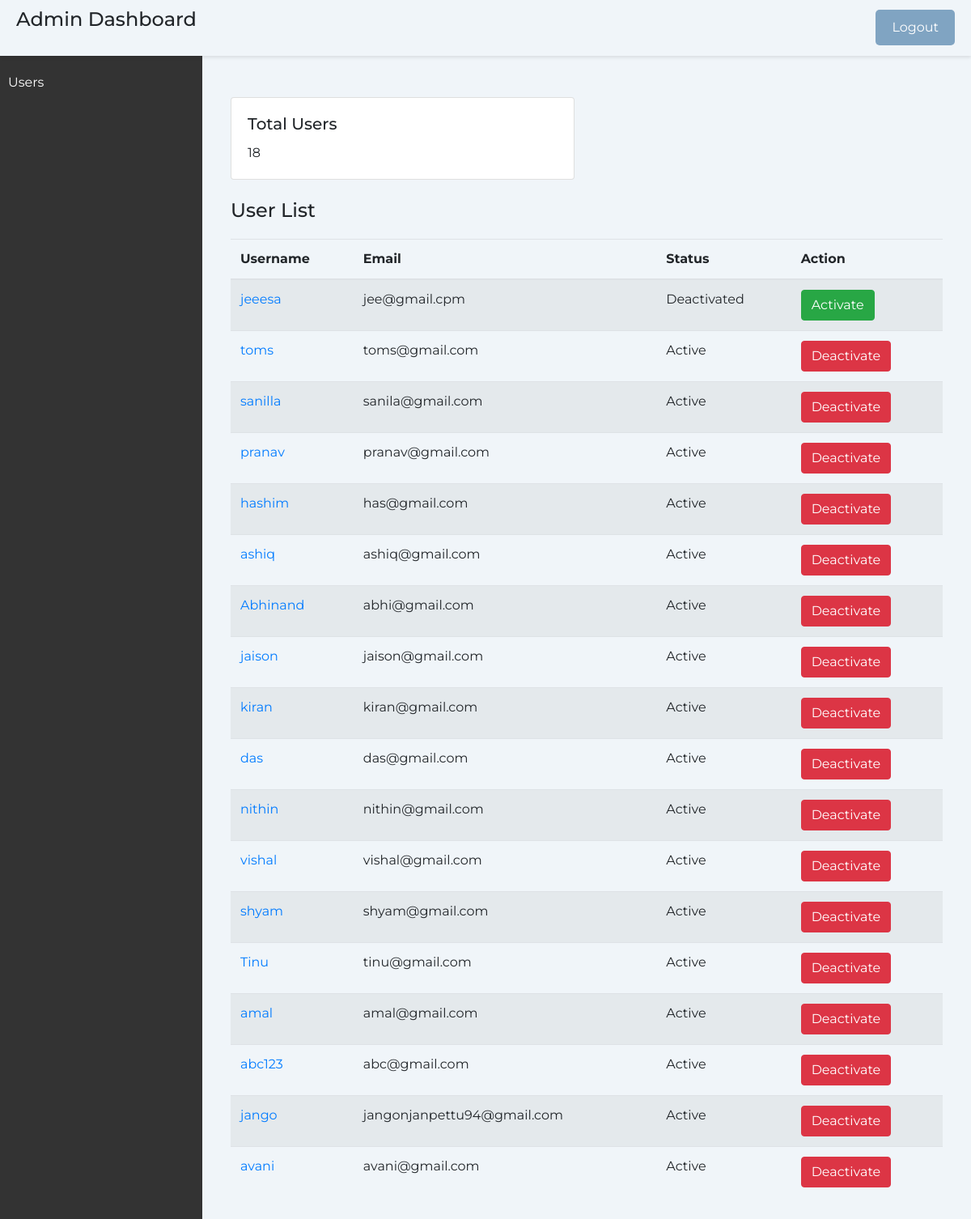
Before: /admin_index/ (signed in) with the older database file.
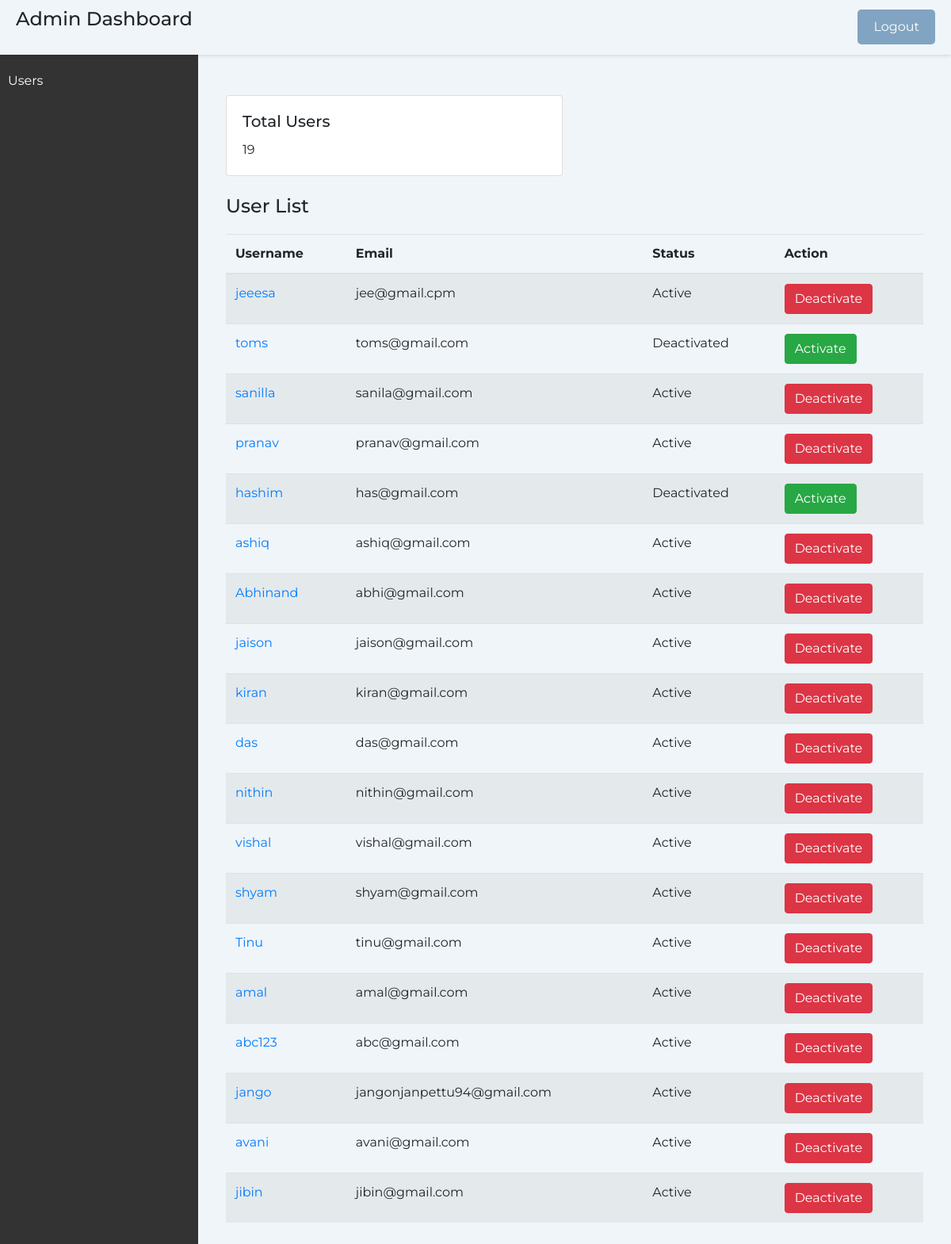
After: the same page with the newer database file.
### Skill/models.py (models this page shows, shortened)
class CustomUser(AbstractUser):
    email = models.EmailField(unique=True)
    profile_picture = models.ImageField(
        upload_to='profile_pictures/', null=True, blank=True)
    about_me = models.TextField(null=True, blank=True)

### Skill/views.py (the view)
# urls.py: path('admin_index/', views.admin_index, name='admin_index'),
@login_required(login_url='login')
@never_cache
def admin_index(request):
    all_users = CustomUser.objects.exclude(
        is_superuser='1')  # Exclude superusers
    user_count = all_users.count()
    context = {
        "all_users": all_users,
        "user_count": user_count
    }
    return render(request, 'admin_index.html', context)

### Skill/templates/admin_index.html (shortened to what this page needs)
<!DOCTYPE html>
<html lang="en">
<head>
    <link href="https://maxcdn.bootstrapcdn.com/bootstrap/4.5.2/css/bootstrap.min.css" rel="stylesheet">
</head>
<body>
    <div class="header">
        <h1 class="page-title">Admin Dashboard</h1>
        <a href="{% url 'logout' %}" class="btn btn-primary" id="logout-link">Logout</a>
    </div>
    <div class="sidebar">
        <ul>
            <li><a href="{% url 'admin_index' %}">Users</a></li>
        </ul>
    </div>
    <div class="content">
        <div class="container">
            <div class="row">
                <div class="col-md-6">
                    <div class="card">
                        <div class="card-body">
                            <h5 class="card-title">Total Users</h5>
                            <p class="card-text">{{ user_count }}</p>
                        </div>
                    </div>
                </div>
                <div class="col-md-6">
                </div>
            </div>
            <h2 class="page-title mt-4">User List</h2>
            <table class="table table-striped">
                <thead>
                    <tr>
                        <th>Username</th>
                        <th>Email</th>
                        <th>Status</th>
                        <th>Action</th>
                    </tr>
                </thead>
                <tbody>
                    {% for user in all_users %}
                    <tr>
                        <td><a href="{% url 'profile' user.username %}">{{ user.username }}</a></td>
                        <td>{{ user.email }}</td>
                        <td>
                            {% if user.is_active %}
                                Active
                            {% else %}
                                Deactivated
                            {% endif %}
                        </td>
                        <td>
                            {% if user.is_active %}
                                    <form method="post" action="{% url 'deactivate_user' user.id %}">
                                        <button type="submit" class="btn btn-danger">Deactivate</button>
                                    </form>
                                {% else %}
                                    <form method="post" action="{% url 'activate_user' user.id %}">
                                        <button type="submit" class="btn btn-success">Activate</button>
                                    </form>
                            {% endif %}
                        </td>
                    </tr>
                    {% endfor %}
                </tbody>
            </table>
        </div>
    </div>
</body>
</html>

Changed rows visible on the page:
changed CustomUser "jeeesa": is_active "Deactivated Activate" → "Active Deactivate"
changed CustomUser "toms": is_active "Active Deactivate" → "Deactivated Activate"
changed CustomUser "hashim": is_active "Active Deactivate" → "Deactivated Activate"
added CustomUser: username "jibin", email "jibin@gmail.com", is_active "Active"
Other visible differences:
{{ user_count }}: "18" → "19"
